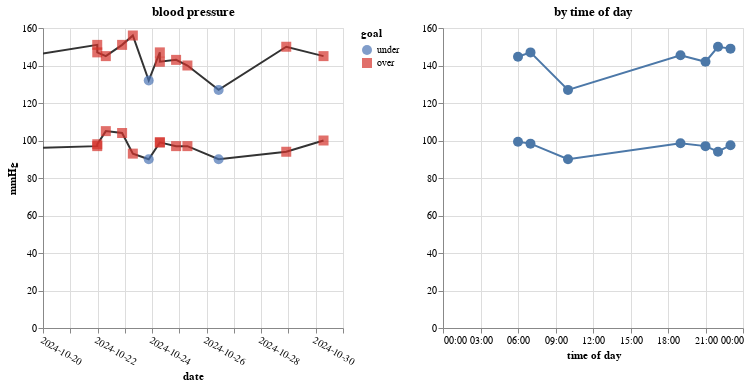

The notebook cell saved with this chart:
### Code cell
# now start the plotting

from datetime import timedelta
from enum import Enum
from functools import partial
from itertools import chain

import altair as alt
import pandas as pd

pd.options.mode.chained_assignment = None


class Goal(Enum):
    """Enum for met/unmet

    These strings will be used for the legend.
    """

    met = "under"
    unmet = "over"


class Category(Enum):
    normal = "normal"
    elevated = "elevated"
    hypertension = "hypertension"


def classify_bp(row):
    """Classify blood pressure"""
    # https://www.heart.org/en/health-topics/high-blood-pressure/understanding-blood-pressure-readings
    # note from : We can decide to have just normal, elevated and hypertension to begin with
    if (
        row.diastolic_blood_pressure_value < 80
        and row.systolic_blood_pressure_value < 120
    ):
        return Category.normal.value
    elif (
        row.diastolic_blood_pressure_value < 80
        and 120 <= row.systolic_blood_pressure_value < 130
    ):
        return Category.elevated.value
    else:
        return Category.hypertension.value


def bp_goal(patient_df, goal="140/90"):
    """True/False for blood pressure met goal"""
    sys_goal, dia_goal = (int(s) for s in goal.split("/"))
    if (patient_df.systolic_blood_pressure_value <= sys_goal) & (
        patient_df.diastolic_blood_pressure_value <= dia_goal
    ):
        return Goal.met.value
    else:
        return Goal.unmet.value


red_yellow_blue = [
    "#4a74b4",
    "#faf8c1",
    "#d4322c",
]
red_blue = [red_yellow_blue[0], red_yellow_blue[-1]]


def bp_over_time(bp, color_scale="category"):
    """Plot blood pressure over time"""
    # https://vega.github.io/vega/docs/schemes/#redyellowblue
    if color_scale == "category":
        domain = [
            Category.normal.value,
            Category.elevated.value,
            Category.hypertension.value,
        ]
        color = alt.Color(
            "category:O",
            scale=alt.Scale(
                domain=domain,
                range=red_yellow_blue,
            ),
        )
        shape = alt.Shape(
            "category:O",
            scale=alt.Scale(
                domain=domain,
            ),
        )
    elif color_scale == "goal":
        domain = [Goal.met.value, Goal.unmet.value]
        color = alt.Color(
            "goal:O",
            scale=alt.Scale(domain=domain, range=red_blue),
        )
        shape = alt.Shape(
            "goal:O",
            scale=alt.Scale(domain=domain),
        )

    # heuristic for x-ticks
    end_time = bp.effective_time_frame_date_time.max()
    end_date = end_time.date()
    start_date = bp.effective_time_frame_date_time.min().date()
    time_frame_days = (end_date - start_date).total_seconds() / (3600 * 24)
    axis_args = {"format": "%Y-%m-%d"}
    if time_frame_days < 7:
        # minimum of one week
        start_date = end_date - timedelta(days=7)
    if time_frame_days < 14:
        # at least a week
        axis_args["tickCount"] = dict(interval="day", step=1)
    if 14 <= time_frame_days < 30:
        # expand less than a month to 1 month
        start_date = end_date - timedelta(days=30)
    if time_frame_days > 90:
        # at least a few months, label with year-month
        axis_args["format"] = "%Y-%m"

    x = alt.X(
        "effective_time_frame_date_time_local",
        title="date",
        axis=alt.Axis(
            labelAngle=30,
            **axis_args,
        ),
        scale=alt.Scale(
            domain=[
                pd.to_datetime(start_date),
                pd.to_datetime(end_date + timedelta(days=1)),
            ]
        ),
    )

    charts = [
        [
            alt.Chart(bp, title="blood pressure")
            .mark_line(color="#333")
            .encode(
                x=x,
                y=alt.Y(f"{which}_blood_pressure_value", title="mmHg"),
            ),
            alt.Chart(bp, title="blood pressure")
            .mark_point(filled=True)
            .encode(
                x=x,
                y=alt.Y(f"{which}_blood_pressure_value", title="mmHg"),
                color=color,
                shape=shape,
                tooltip=[
                    alt.Tooltip("effective_time_frame_date_time_local", title="date"),
                    alt.Tooltip("systolic_blood_pressure_value", title="Systolic"),
                    alt.Tooltip("diastolic_blood_pressure_value", title="Diastolic"),
                    alt.Tooltip("category"),
                ],
            ),
        ]
        for which in ("systolic", "diastolic")
    ]
    return alt.layer(*chain(*charts))


def bp_by_tod(bp):
    """Plot blood pressure by time of day"""
    tod_tooltip = [
        alt.Tooltip(
            "mean(diastolic_blood_pressure_value):Q",
            title="avg diastolic",
            format=".0f",
        ),
        alt.Tooltip(
            "mean(systolic_blood_pressure_value):Q", title="avg systolic", format=".0f"
        ),
        alt.Tooltip("count(diastolic_blood_pressure_value)", title="measurements"),
        alt.Tooltip("hours(effective_time_frame_date_time_local)", title="hour"),
    ]
    charts = [
        alt.Chart(bp, title="by time of day")
        .mark_line(point=True)
        .encode(
            x=alt.X(
                "hours(effective_time_frame_date_time_local)",
                title="time of day",
                scale=alt.Scale(domain=[0, 24]),
            ),
            y=alt.Y(
                f"mean({which}_blood_pressure_value):Q",
                title=which,
                axis=alt.Axis(title=""),
            ),
            tooltip=tod_tooltip,
        )
        for which in ("systolic", "diastolic")
    ]
    return alt.layer(*charts)


def plot_patient_blood_pressure(patient_df, goal="140/90", color_scale="category"):
    """plot blood pressure, given a patient data frame, as returned by get_patient_data"""
    bp = patient_df.loc[patient_df.resource_type == BLOOD_PRESSURE]
    bp["category"] = bp.apply(classify_bp, axis=1)
    bp["goal"] = bp.apply(partial(bp_goal, goal=goal), axis=1)
    return (
        (bp_over_time(bp, color_scale=color_scale) | bp_by_tod(bp))
        .resolve_scale(y="shared", color="independent", shape="independent")
        .configure_point(size=100)
        .interactive()
    )


if not VOILA:
    # show last 30 days of data
    end_date = df.effective_time_frame_date_time.max()
    display(
        plot_patient_blood_pressure(
            df[df.effective_time_frame_date_time >= (end_date - timedelta(days=30))],
            color_scale="goal",
        )
    )

### Figure 1 — Vega-Lite specification as saved in the notebook (floating-point values rounded to 4 significant figures)
{"config": {"view": {"continuousWidth": 300, "continuousHeight": 300}, "point": {"size": 100}}, "hconcat": [{"layer": [{"mark": {"type": "line", "color": "#333"}, "encoding": {"x": {"axis": {"format": "%Y-%m-%d", "labelAngle": 30, "tickCount": {"interval": "day", "step": 1}}, "field": "effective_time_frame_date_time_local", "scale": {"domain": ["2024-10-20T00:00:00", "2024-10-31T00:00:00"]}, "title": "date", "type": "temporal"}, "y": {"field": "systolic_blood_pressure_value", "title": "mmHg", "type": "quantitative"}}, "name": "view_1", "title": "blood pressure"}, {"mark": {"type": "point", "filled": true}, "encoding": {"color": {"field": "goal", "scale": {"domain": ["under", "over"], "range": ["#4a74b4", "#d4322c"]}, "type": "ordinal"}, "shape": {"field": "goal", "scale": {"domain": ["under", "over"]}, "type": "ordinal"}, "tooltip": [{"field": "effective_time_frame_date_time_local", "title": "date", "type": "temporal"}, {"field": "systolic_blood_pressure_value", "title": "Systolic", "type": "quantitative"}, {"field": "diastolic_blood_pressure_value", "title": "Diastolic", "type": "quantitative"}, {"field": "category", "type": "nominal"}], "x": {"axis": {"format": "%Y-%m-%d", "labelAngle": 30, "tickCount": {"interval": "day", "step": 1}}, "field": "effective_time_frame_date_time_local", "scale": {"domain": ["2024-10-20T00:00:00", "2024-10-31T00:00:00"]}, "title": "date", "type": "temporal"}, "y": {"field": "systolic_blood_pressure_value", "title": "mmHg", "type": "quantitative"}}, "title": "blood pressure"}, {"mark": {"type": "line", "color": "#333"}, "encoding": {"x": {"axis": {"format": "%Y-%m-%d", "labelAngle": 30, "tickCount": {"interval": "day", "step": 1}}, "field": "effective_time_frame_date_time_local", "scale": {"domain": ["2024-10-20T00:00:00", "2024-10-31T00:00:00"]}, "title": "date", "type": "temporal"}, "y": {"field": "diastolic_blood_pressure_value", "title": "mmHg", "type": "quantitative"}}, "title": "blood pressure"}, {"mark": {"type": "point", "filled": true}, "encoding": {"color": {"field": "goal", "scale": {"domain": ["under", "over"], "range": ["#4a74b4", "#d4322c"]}, "type": "ordinal"}, "shape": {"field": "goal", "scale": {"domain": ["under", "over"]}, "type": "ordinal"}, "tooltip": [{"field": "effective_time_frame_date_time_local", "title": "date", "type": "temporal"}, {"field": "systolic_blood_pressure_value", "title": "Systolic", "type": "quantitative"}, {"field": "diastolic_blood_pressure_value", "title": "Diastolic", "type": "quantitative"}, {"field": "category", "type": "nominal"}], "x": {"axis": {"format": "%Y-%m-%d", "labelAngle": 30, "tickCount": {"interval": "day", "step": 1}}, "field": "effective_time_frame_date_time_local", "scale": {"domain": ["2024-10-20T00:00:00", "2024-10-31T00:00:00"]}, "title": "date", "type": "temporal"}, "y": {"field": "diastolic_blood_pressure_value", "title": "mmHg", "type": "quantitative"}}, "title": "blood pressure"}]}, {"layer": [{"mark": {"type": "line", "point": true}, "encoding": {"tooltip": [{"aggregate": "mean", "field": "diastolic_blood_pressure_value", "format": ".0f", "title": "avg diastolic", "type": "quantitative"}, {"aggregate": "mean", "field": "systolic_blood_pressure_value", "format": ".0f", "title": "avg systolic", "type": "quantitative"}, {"aggregate": "count", "field": "diastolic_blood_pressure_value", "title": "measurements", "type": "quantitative"}, {"field": "effective_time_frame_date_time_local", "timeUnit": "hours", "title": "hour", "type": "temporal"}], "x": {"field": "effective_time_frame_date_time_local", "scale": {"domain": [0, 24]}, "timeUnit": "hours", "title": "time of day", "type": "temporal"}, "y": {"aggregate": "mean", "axis": {"title": ""}, "field": "systolic_blood_pressure_value", "title": "systolic", "type": "quantitative"}}, "name": "view_2", "title": "by time of day"}, {"mark": {"type": "line", "point": true}, "encoding": {"tooltip": [{"aggregate": "mean", "field": "diastolic_blood_pressure_value", "format": ".0f", "title": "avg diastolic", "type": "quantitative"}, {"aggregate": "mean", "field": "systolic_blood_pressure_value", "format": ".0f", "title": "avg systolic", "type": "quantitative"}, {"aggregate": "count", "field": "diastolic_blood_pressure_value", "title": "measurements", "type": "quantitative"}, {"field": "effective_time_frame_date_time_local", "timeUnit": "hours", "title": "hour", "type": "temporal"}], "x": {"field": "effective_time_frame_date_time_local", "scale": {"domain": [0, 24]}, "timeUnit": "hours", "title": "time of day", "type": "temporal"}, "y": {"aggregate": "mean", "axis": {"title": ""}, "field": "diastolic_blood_pressure_value", "title": "diastolic", "type": "quantitative"}}, "title": "by time of day"}]}], "data": {"name": "data-fd6f89427362133078fcdb1a53d16c1e"}, "params": [{"name": "param_1", "select": {"type": "interval", "encodings": ["x", "y"]}, "bind": "scales", "views": ["view_1", "view_2"]}], "resolve": {"scale": {"color": "independent", "shape": "independent", "y": "shared"}}, "$schema": "https://vega.github.io/schema/vega-lite/v5.17.0.json", "datasets": {"data-fd6f89427362133078fcdb1a53d16c1e": [{"resource_type": "omh:blood-pressure:4.0", "resourceType": "Observation", "id": "64126", "meta_lastUpdated": "2024-10-30T17:48:52.463857+00:00", "identifier_0_value": "0d202c6b-13ba-33e2-a140-5b0920da91af", "identifier_0_system": "https://chcs.org", "status": "final", "subject_reference": "Patient/40072", "code_coding_0_code": "omh:blood-pressure:4.0", "code_coding_0_system": "https://w3id.org/openmhealth", "uuid": "0d202c6b-13ba-33e2-a140-5b0920da91af", "modality": "sensed", "schema_id_name": "blood-pressure", "schema_id_version": "3.1", "schema_id_namespace": "omh", "creation_date_time": "2024-10-30T17:48:46.301000+00:00", "external_datasheets_0_datasheet_type": "manufacturer", "external_datasheets_0_datasheet_reference": "https://ihealthlabs.com/products", "source_data_point_id": "1e8f7467def3dc812719f1674ec13ca3", "source_creation_date_time": "2024-10-30T13:51:44+00:00", "effective_time_frame_date_time": "2024-10-30T13:51:44+00:00", "systolic_blood_pressure_unit": "mmHg", "systolic_blood_pressure_value": 145, "diastolic_blood_pressure_unit": "mmHg", "diastolic_blood_pressure_value": 100, "creation_date_time_local": "2024-10-30T17:48:46.301000", "source_creation_date_time_local": "2024-10-30T06:51:44", "effective_time_frame_date_time_local": "2024-10-30T06:51:44", "category": "hypertension", "goal": "over"}, {"resource_type": "omh:blood-pressure:4.0", "resourceType": "Observation", "id": "64125", "meta_lastUpdated": "2024-10-29T18:59:44.209601+00:00", "identifier_0_value": "3ca003d4-7d68-3e31-8deb-a2124c9c71d2", "identifier_0_system": "https://chcs.org", "status": "final", "subject_reference": "Patient/40072", "code_coding_0_code": "omh:blood-pressure:4.0", "code_coding_0_system": "https://w3id.org/openmhealth", "uuid": "3ca003d4-7d68-3e31-8deb-a2124c9c71d2", "modality": "sensed", "schema_id_name": "blood-pressure", "schema_id_version": "3.1", "schema_id_namespace": "omh", "creation_date_time": "2024-10-29T18:59:25.962000+00:00", "external_datasheets_0_datasheet_type": "manufacturer", "external_datasheets_0_datasheet_reference": "https://ihealthlabs.com/products", "source_data_point_id": "e3911798f34393af6ad02f3c0e3025ee", "source_creation_date_time": "2024-10-29T05:04:05+00:00", "effective_time_frame_date_time": "2024-10-29T05:04:05+00:00", "systolic_blood_pressure_unit": "mmHg", "systolic_blood_pressure_value": 150, "diastolic_blood_pressure_unit": "mmHg", "diastolic_blood_pressure_value": 94, "creation_date_time_local": "2024-10-29T18:59:25.962000", "source_creation_date_time_local": "2024-10-28T22:04:05", "effective_time_frame_date_time_local": "2024-10-28T22:04:05", "category": "hypertension", "goal": "over"}, {"resource_type": "omh:blood-pressure:4.0", "resourceType": "Observation", "id": "64124", "meta_lastUpdated": "2024-10-29T18:59:44.195023+00:00", "identifier_0_value": "2809a3b9-eb6a-35fe-b768-54edbea55201", "identifier_0_system": "https://chcs.org", "status": "final", "subject_reference": "Patient/40072", "code_coding_0_code": "omh:blood-pressure:4.0", "code_coding_0_system": "https://w3id.org/openmhealth", "uuid": "2809a3b9-eb6a-35fe-b768-54edbea55201", "modality": "sensed", "schema_id_name": "blood-pressure", "schema_id_version": "3.1", "schema_id_namespace": "omh", "creation_date_time": "2024-10-29T18:59:25.962000+00:00", "external_datasheets_0_datasheet_type": "manufacturer", "external_datasheets_0_datasheet_reference": "https://ihealthlabs.com/products", "source_data_point_id": "654450a2182dae5f6c5849b1b884f307", "source_creation_date_time": "2024-10-26T17:32:19+00:00", "effective_time_frame_date_time": "2024-10-26T17:32:19+00:00", "systolic_blood_pressure_unit": "mmHg", "systolic_blood_pressure_value": 127, "diastolic_blood_pressure_unit": "mmHg", "diastolic_blood_pressure_value": 90, "creation_date_time_local": "2024-10-29T18:59:25.962000", "source_creation_date_time_local": "2024-10-26T10:32:19", "effective_time_frame_date_time_local": "2024-10-26T10:32:19", "category": "hypertension", "goal": "under"}, {"resource_type": "omh:blood-pressure:4.0", "resourceType": "Observation", "id": "64123", "meta_lastUpdated": "2024-10-29T18:59:44.1815+00:00", "identifier_0_value": "e673bf51-f9ce-351a-8266-1f15d257450c", "identifier_0_system": "https://chcs.org", "status": "final", "subject_reference": "Patient/40072", "code_coding_0_code": "omh:blood-pressure:4.0", "code_coding_0_system": "https://w3id.org/openmhealth", "uuid": "e673bf51-f9ce-351a-8266-1f15d257450c", "modality": "sensed", "schema_id_name": "blood-pressure", "schema_id_version": "3.1", "schema_id_namespace": "omh", "creation_date_time": "2024-10-29T18:59:25.962000+00:00", "external_datasheets_0_datasheet_type": "manufacturer", "external_datasheets_0_datasheet_reference": "https://ihealthlabs.com/products", "source_data_point_id": "78ed7d5057a57d9c2034e52e7fb35069", "source_creation_date_time": "2024-10-25T14:05:03+00:00", "effective_time_frame_date_time": "2024-10-25T14:05:03+00:00", "systolic_blood_pressure_unit": "mmHg", "systolic_blood_pressure_value": 140, "diastolic_blood_pressure_unit": "mmHg", "diastolic_blood_pressure_value": 97, "creation_date_time_local": "2024-10-29T18:59:25.962000", "source_creation_date_time_local": "2024-10-25T07:05:03", "effective_time_frame_date_time_local": "2024-10-25T07:05:03", "category": "hypertension", "goal": "over"}, {"resource_type": "omh:blood-pressure:4.0", "resourceType": "Observation", "id": "64122", "meta_lastUpdated": "2024-10-29T18:59:44.169269+00:00", "identifier_0_value": "ec25bd78-86d5-3e2a-8dd6-eeb7cc22dc23", "identifier_0_system": "https://chcs.org", "status": "final", "subject_reference": "Patient/40072", "code_coding_0_code": "omh:blood-pressure:4.0", "code_coding_0_system": "https://w3id.org/openmhealth", "uuid": "ec25bd78-86d5-3e2a-8dd6-eeb7cc22dc23", "modality": "sensed", "schema_id_name": "blood-pressure", "schema_id_version": "3.1", "schema_id_namespace": "omh", "creation_date_time": "2024-10-29T18:59:25.962000+00:00", "external_datasheets_0_datasheet_type": "manufacturer", "external_datasheets_0_datasheet_reference": "https://ihealthlabs.com/products", "source_data_point_id": "e03ddf8ca696a93f98135fc8b5b8d391", "source_creation_date_time": "2024-10-25T04:07:33+00:00", "effective_time_frame_date_time": "2024-10-25T04:07:33+00:00", "systolic_blood_pressure_unit": "mmHg", "systolic_blood_pressure_value": 143, "diastolic_blood_pressure_unit": "mmHg", "diastolic_blood_pressure_value": 97, "creation_date_time_local": "2024-10-29T18:59:25.962000", "source_creation_date_time_local": "2024-10-24T21:07:33", "effective_time_frame_date_time_local": "2024-10-24T21:07:33", "category": "hypertension", "goal": "over"}, {"resource_type": "omh:blood-pressure:4.0", "resourceType": "Observation", "id": "64121", "meta_lastUpdated": "2024-10-29T18:59:44.154054+00:00", "identifier_0_value": "233c1848-36b2-391c-b08e-10e3d459519a", "identifier_0_system": "https://chcs.org", "status": "final", "subject_reference": "Patient/40072", "code_coding_0_code": "omh:blood-pressure:4.0", "code_coding_0_system": "https://w3id.org/openmhealth", "uuid": "233c1848-36b2-391c-b08e-10e3d459519a", "modality": "sensed", "schema_id_name": "blood-pressure", "schema_id_version": "3.1", "schema_id_namespace": "omh", "creation_date_time": "2024-10-29T18:59:25.962000+00:00", "external_datasheets_0_datasheet_type": "manufacturer", "external_datasheets_0_datasheet_reference": "https://ihealthlabs.com/products", "source_data_point_id": "ac388af01271be91c8fd39ad57c8828e", "source_creation_date_time": "2024-10-24T13:50:01+00:00", "effective_time_frame_date_time": "2024-10-24T13:50:01+00:00", "systolic_blood_pressure_unit": "mmHg", "systolic_blood_pressure_value": 142, "diastolic_blood_pressure_unit": "mmHg", "diastolic_blood_pressure_value": 99, "creation_date_time_local": "2024-10-29T18:59:25.962000", "source_creation_date_time_local": "2024-10-24T06:50:01", "effective_time_frame_date_time_local": "2024-10-24T06:50:01", "category": "hypertension", "goal": "over"}, {"resource_type": "omh:blood-pressure:4.0", "resourceType": "Observation", "id": "64120", "meta_lastUpdated": "2024-10-29T18:59:44.141054+00:00", "identifier_0_value": "d9908009-d4bf-3923-a789-829930495f13", "identifier_0_system": "https://chcs.org", "status": "final", "subject_reference": "Patient/40072", "code_coding_0_code": "omh:blood-pressure:4.0", "code_coding_0_system": "https://w3id.org/openmhealth", "uuid": "d9908009-d4bf-3923-a789-829930495f13", "modality": "sensed", "schema_id_name": "blood-pressure", "schema_id_version": "3.1", "schema_id_namespace": "omh", "creation_date_time": "2024-10-29T18:59:25.962000+00:00", "external_datasheets_0_datasheet_type": "manufacturer", "external_datasheets_0_datasheet_reference": "https://ihealthlabs.com/products", "source_data_point_id": "a83d5ba673c7863237898daf742b49f6", "source_creation_date_time": "2024-10-24T13:49:08+00:00", "effective_time_frame_date_time": "2024-10-24T13:49:08+00:00", "systolic_blood_pressure_unit": "mmHg", "systolic_blood_pressure_value": 147, "diastolic_blood_pressure_unit": "mmHg", "diastolic_blood_pressure_value": 99, "creation_date_time_local": "2024-10-29T18:59:25.962000", "source_creation_date_time_local": "2024-10-24T06:49:08", "effective_time_frame_date_time_local": "2024-10-24T06:49:08", "category": "hypertension", "goal": "over"}, {"resource_type": "omh:blood-pressure:4.0", "resourceType": "Observation", "id": "64119", "meta_lastUpdated": "2024-10-29T18:59:44.127513+00:00", "identifier_0_value": "19f1a916-d325-37fa-a192-0d0af4b6262a", "identifier_0_system": "https://chcs.org", "status": "final", "subject_reference": "Patient/40072", "code_coding_0_code": "omh:blood-pressure:4.0", "code_coding_0_system": "https://w3id.org/openmhealth", "uuid": "19f1a916-d325-37fa-a192-0d0af4b6262a", "modality": "sensed", "schema_id_name": "blood-pressure", "schema_id_version": "3.1", "schema_id_namespace": "omh", "creation_date_time": "2024-10-29T18:59:25.962000+00:00", "external_datasheets_0_datasheet_type": "manufacturer", "external_datasheets_0_datasheet_reference": "https://ihealthlabs.com/products", "source_data_point_id": "f6f53ea23db9997cb4aeab3b463cea42", "source_creation_date_time": "2024-10-24T04:03:05+00:00", "effective_time_frame_date_time": "2024-10-24T04:03:05+00:00", "systolic_blood_pressure_unit": "mmHg", "systolic_blood_pressure_value": 132, "diastolic_blood_pressure_unit": "mmHg", "diastolic_blood_pressure_value": 90, "creation_date_time_local": "2024-10-29T18:59:25.962000", "source_creation_date_time_local": "2024-10-23T21:03:05", "effective_time_frame_date_time_local": "2024-10-23T21:03:05", "category": "hypertension", "goal": "under"}, {"resource_type": "omh:blood-pressure:4.0", "resourceType": "Observation", "id": "64118", "meta_lastUpdated": "2024-10-29T18:59:44.113059+00:00", "identifier_0_value": "fcfcfa7a-b800-3b10-9b95-8d1c69d278c1", "identifier_0_system": "https://chcs.org", "status": "final", "subject_reference": "Patient/40072", "code_coding_0_code": "omh:blood-pressure:4.0", "code_coding_0_system": "https://w3id.org/openmhealth", "uuid": "fcfcfa7a-b800-3b10-9b95-8d1c69d278c1", "modality": "sensed", "schema_id_name": "blood-pressure", "schema_id_version": "3.1", "schema_id_namespace": "omh", "creation_date_time": "2024-10-29T18:59:25.962000+00:00", "external_datasheets_0_datasheet_type": "manufacturer", "external_datasheets_0_datasheet_reference": "https://ihealthlabs.com/products", "source_data_point_id": "81df46d4b0bffb684eaec75cf2518d9f", "source_creation_date_time": "2024-10-23T14:03:34+00:00", "effective_time_frame_date_time": "2024-10-23T14:03:34+00:00", "systolic_blood_pressure_unit": "mmHg", "systolic_blood_pressure_value": 156, "diastolic_blood_pressure_unit": "mmHg", "diastolic_blood_pressure_value": 93, "creation_date_time_local": "2024-10-29T18:59:25.962000", "source_creation_date_time_local": "2024-10-23T07:03:34", "effective_time_frame_date_time_local": "2024-10-23T07:03:34", "category": "hypertension", "goal": "over"}, {"resource_type": "omh:blood-pressure:4.0", "resourceType": "Observation", "id": "64117", "meta_lastUpdated": "2024-10-29T18:59:44.099462+00:00", "identifier_0_value": "fb7e5e82-a6d4-37ca-8560-99ecf73f29a5", "identifier_0_system": "https://chcs.org", "status": "final", "subject_reference": "Patient/40072", "code_coding_0_code": "omh:blood-pressure:4.0", "code_coding_0_system": "https://w3id.org/openmhealth", "uuid": "fb7e5e82-a6d4-37ca-8560-99ecf73f29a5", "modality": "sensed", "schema_id_name": "blood-pressure", "schema_id_version": "3.1", "schema_id_namespace": "omh", "creation_date_time": "2024-10-29T18:59:25.962000+00:00", "external_datasheets_0_datasheet_type": "manufacturer", "external_datasheets_0_datasheet_reference": "https://ihealthlabs.com/products", "source_data_point_id": "66f58e9a245133e8c5f431a578aeeb12", "source_creation_date_time": "2024-10-23T04:36:38+00:00", "effective_time_frame_date_time": "2024-10-23T04:36:38+00:00", "systolic_blood_pressure_unit": "mmHg", "systolic_blood_pressure_value": 151, "diastolic_blood_pressure_unit": "mmHg", "diastolic_blood_pressure_value": 104, "creation_date_time_local": "2024-10-29T18:59:25.962000", "source_creation_date_time_local": "2024-10-22T21:36:38", "effective_time_frame_date_time_local": "2024-10-22T21:36:38", "category": "hypertension", "goal": "over"}, {"resource_type": "omh:blood-pressure:4.0", "resourceType": "Observation", "id": "64116", "meta_lastUpdated": "2024-10-29T18:59:44.088011+00:00", "identifier_0_value": "7f83e35a-d897-3983-a742-8d63764805b1", "identifier_0_system": "https://chcs.org", "status": "final", "subject_reference": "Patient/40072", "code_coding_0_code": "omh:blood-pressure:4.0", "code_coding_0_system": "https://w3id.org/openmhealth", "uuid": "7f83e35a-d897-3983-a742-8d63764805b1", "modality": "sensed", "schema_id_name": "blood-pressure", "schema_id_version": "3.1", "schema_id_namespace": "omh", "creation_date_time": "2024-10-29T18:59:25.962000+00:00", "external_datasheets_0_datasheet_type": "manufacturer", "external_datasheets_0_datasheet_reference": "https://ihealthlabs.com/products", "source_data_point_id": "eaff22aa52d58f13332e54dfee8cdaef", "source_creation_date_time": "2024-10-22T14:17:08+00:00", "effective_time_frame_date_time": "2024-10-22T14:17:08+00:00", "systolic_blood_pressure_unit": "mmHg", "systolic_blood_pressure_value": 145, "diastolic_blood_pressure_unit": "mmHg", "diastolic_blood_pressure_value": 105, "creation_date_time_local": "2024-10-29T18:59:25.962000", "source_creation_date_time_local": "2024-10-22T07:17:08", "effective_time_frame_date_time_local": "2024-10-22T07:17:08", "category": "hypertension", "goal": "over"}, {"resource_type": "omh:blood-pressure:4.0", "resourceType": "Observation", "id": "64115", "meta_lastUpdated": "2024-10-29T18:59:44.074605+00:00", "identifier_0_value": "99ec2d53-9a31-3e07-8138-b6688dc24835", "identifier_0_system": "https://chcs.org", "status": "final", "subject_reference": "Patient/40072", "code_coding_0_code": "omh:blood-pressure:4.0", "code_coding_0_system": "https://w3id.org/openmhealth", "uuid": "99ec2d53-9a31-3e07-8138-b6688dc24835", "modality": "sensed", "schema_id_name": "blood-pressure", "schema_id_version": "3.1", "schema_id_namespace": "omh", "creation_date_time": "2024-10-29T18:59:25.962000+00:00", "external_datasheets_0_datasheet_type": "manufacturer", "external_datasheets_0_datasheet_reference": "https://ihealthlabs.com/products", "source_data_point_id": "c7b242105f347c42828f816ab139fde1", "source_creation_date_time": "2024-10-22T06:45:10+00:00", "effective_time_frame_date_time": "2024-10-22T06:45:10+00:00", "systolic_blood_pressure_unit": "mmHg", "systolic_blood_pressure_value": 147, "diastolic_blood_pressure_unit": "mmHg", "diastolic_blood_pressure_value": 98, "creation_date_time_local": "2024-10-29T18:59:25.962000", "source_creation_date_time_local": "2024-10-21T23:45:10", "effective_time_frame_date_time_local": "2024-10-21T23:45:10", "category": "hypertension", "goal": "over"}, {"resource_type": "omh:blood-pressure:4.0", "resourceType": "Observation", "id": "64114", "meta_lastUpdated": "2024-10-29T18:59:44.063362+00:00", "identifier_0_value": "7b8642d5-4990-3e66-bae5-cd81d76d69fd", "identifier_0_system": "https://chcs.org", "status": "final", "subject_reference": "Patient/40072", "code_coding_0_code": "omh:blood-pressure:4.0", "code_coding_0_system": "https://w3id.org/openmhealth", "uuid": "7b8642d5-4990-3e66-bae5-cd81d76d69fd", "modality": "sensed", "schema_id_name": "blood-pressure", "schema_id_version": "3.1", "schema_id_namespace": "omh", "creation_date_time": "2024-10-29T18:59:25.962000+00:00", "external_datasheets_0_datasheet_type": "manufacturer", "external_datasheets_0_datasheet_reference": "https://ihealthlabs.com/products", "source_data_point_id": "d25e9aa4bae74e55ca5cc41d26a5922e", "source_creation_date_time": "2024-10-22T06:43:38+00:00", "effective_time_frame_date_time": "2024-10-22T06:43:38+00:00", "systolic_blood_pressure_unit": "mmHg", "systolic_blood_pressure_value": 151, "diastolic_blood_pressure_unit": "mmHg", "diastolic_blood_pressure_value": 97, "creation_date_time_local": "2024-10-29T18:59:25.962000", "source_creation_date_time_local": "2024-10-21T23:43:38", "effective_time_frame_date_time_local": "2024-10-21T23:43:38", "category": "hypertension", "goal": "over"}, {"resource_type": "omh:blood-pressure:4.0", "resourceType": "Observation", "id": "64113", "meta_lastUpdated": "2024-10-29T18:59:44.050922+00:00", "identifier_0_value": "066acd33-e712-342e-8652-d5bdc2974814", "identifier_0_system": "https://chcs.org", "status": "final", "subject_reference": "Patient/40072", "code_coding_0_code": "omh:blood-pressure:4.0", "code_coding_0_system": "https://w3id.org/openmhealth", "uuid": "066acd33-e712-342e-8652-d5bdc2974814", "modality": "sensed", "schema_id_name": "blood-pressure", "schema_id_version": "3.1", "schema_id_namespace": "omh", "creation_date_time": "2024-10-29T18:59:25.962000+00:00", "external_datasheets_0_datasheet_type": "manufacturer", "external_datasheets_0_datasheet_reference": "https://ihealthlabs.com/products", "source_data_point_id": "c4b8a5aa820473b11c2c8b17c2ada61c", "source_creation_date_time": "2024-10-20T02:13:59+00:00", "effective_time_frame_date_time": "2024-10-20T02:13:59+00:00", "systolic_blood_pressure_unit": "mmHg", "systolic_blood_pressure_value": 146, "diastolic_blood_pressure_unit": "mmHg", "diastolic_blood_pressure_value": 96, "creation_date_time_local": "2024-10-29T18:59:25.962000", "source_creation_date_time_local": "2024-10-19T19:13:59", "effective_time_frame_date_time_local": "2024-10-19T19:13:59", "category": "hypertension", "goal": "over"}, {"resource_type": "omh:blood-pressure:4.0", "resourceType": "Observation", "id": "64112", "meta_lastUpdated": "2024-10-29T18:59:44.034622+00:00", "identifier_0_value": "135d5f0c-b601-37ee-9142-124033039319", "identifier_0_system": "https://chcs.org", "status": "final", "subject_reference": "Patient/40072", "code_coding_0_code": "omh:blood-pressure:4.0", "code_coding_0_system": "https://w3id.org/openmhealth", "uuid": "135d5f0c-b601-37ee-9142-124033039319", "modality": "sensed", "schema_id_name": "blood-pressure", "schema_id_version": "3.1", "schema_id_namespace": "omh", "creation_date_time": "2024-10-29T18:59:25.962000+00:00", "external_datasheets_0_datasheet_type": "manufacturer", "external_datasheets_0_datasheet_reference": "https://ihealthlabs.com/products", "source_data_point_id": "d6cfb37feaaf353a6a9fd1ab51482443", "source_creation_date_time": "2024-10-20T02:12:55+00:00", "effective_time_frame_date_time": "2024-10-20T02:12:55+00:00", "systolic_blood_pressure_unit": "mmHg", "systolic_blood_pressure_value": 145, "diastolic_blood_pressure_unit": "mmHg", "diastolic_blood_pressure_value": 101, "creation_date_time_local": "2024-10-29T18:59:25.962000", "source_creation_date_time_local": "2024-10-19T19:12:55", "effective_time_frame_date_time_local": "2024-10-19T19:12:55", "category": "hypertension", "goal": "over"}]}}
